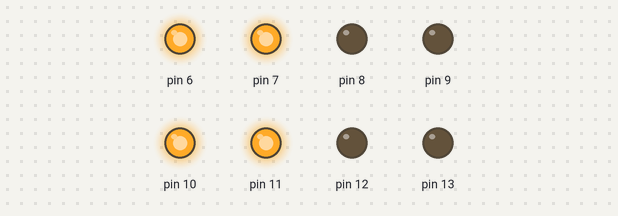
This sketch was run on a simulated Arduino Uno, built with avr-gcc and run on an emulated ATmega328P. On the bench: output pins drawn as LEDs (lit = HIGH).

Above: at 2.5 s.
At 6.1 s:
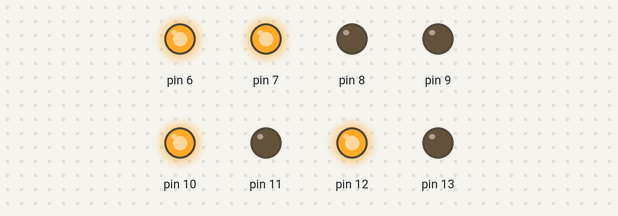
At 9.7 s:
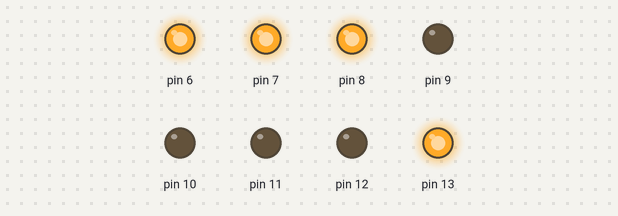
At 13.2 s:
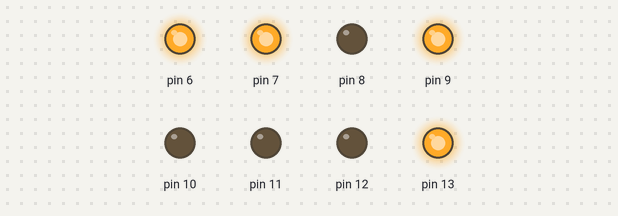
Timing chart, 0 to 16.4 s (numbered marks = the images above):
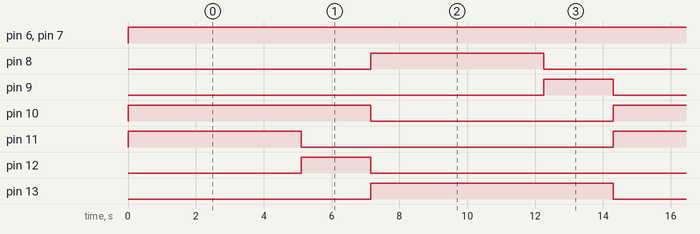

The sketch:

index.ino
```cpp
// C++ code
//
void setup()
{
  pinMode(12, OUTPUT);
  pinMode(11, OUTPUT);
  pinMode(13, OUTPUT);
  pinMode(10, OUTPUT);
  pinMode(9, OUTPUT);
  pinMode(8, OUTPUT);
  pinMode(7, INPUT);
  pinMode(7, OUTPUT);
  pinMode(6, INPUT);
  pinMode(6, OUTPUT);
}
void sinaleira1(){
  int o=0;
  int l=0;
  digitalWrite(10, HIGH);
  digitalWrite(13, LOW);
  digitalWrite(11, HIGH);
  botoes();
  for(0;o<5000;o++){
  delay(1);
  botoes();
  }
  digitalWrite(11, LOW);
  digitalWrite(12, HIGH);
    digitalWrite(13, LOW);

  for(0;l<2000;l++){
  delay(1);
  botoes();
  }
  digitalWrite(12, LOW);
  digitalWrite(13, HIGH);
}
void sinaleira2(){
  int m =0;
  int n =0;
  digitalWrite(10, LOW);
  digitalWrite(8, HIGH);
  digitalWrite(13, HIGH);
  digitalWrite(11, LOW);
  for(0;m<5000;m++){
  delay(1);
  botoes();
  }
  digitalWrite(8, LOW);
  digitalWrite(9, HIGH);
  digitalWrite(10, LOW);

  for(0;n<2000;n++){
  delay(1);
  botoes();
  }
  digitalWrite(9, LOW);
  digitalWrite(10, HIGH);

}
void botao1(){
  digitalWrite(7, HIGH);
  if(digitalRead(7)<1){
digitalWrite(13, LOW);
digitalWrite(12, LOW);
digitalWrite(11, HIGH);
digitalWrite(10, HIGH);
digitalWrite(9, LOW);
digitalWrite(8, LOW);
delay(5000);
digitalWrite(11, LOW);
digitalWrite(13, HIGH);
  }
}
void botao2(){
  digitalWrite(6, HIGH);
  if(digitalRead(6)<1){
digitalWrite(13, HIGH);
digitalWrite(12, LOW);
digitalWrite(11, LOW);
digitalWrite(10, LOW);
digitalWrite(9, LOW);
digitalWrite(8, HIGH);
delay(5000);
digitalWrite(8, LOW);
digitalWrite(10, HIGH);
  }
}
void botoes(){
   botao2();
   botao1();
}

void loop(){
    sinaleira1();
    sinaleira2();
}
```

Measured:
- by itself, pin 6, pin 7: LOW → HIGH at 0.00 s
- by itself, pin 8, pin 11: alternates HIGH for 5.1 s and LOW for 9.2 s
- by itself, pin 9, pin 12: alternates HIGH for 2.0 s and LOW for 12.3 s
- by itself, pin 10, pin 13: alternates HIGH for 7.2 s and LOW for 7.2 s
